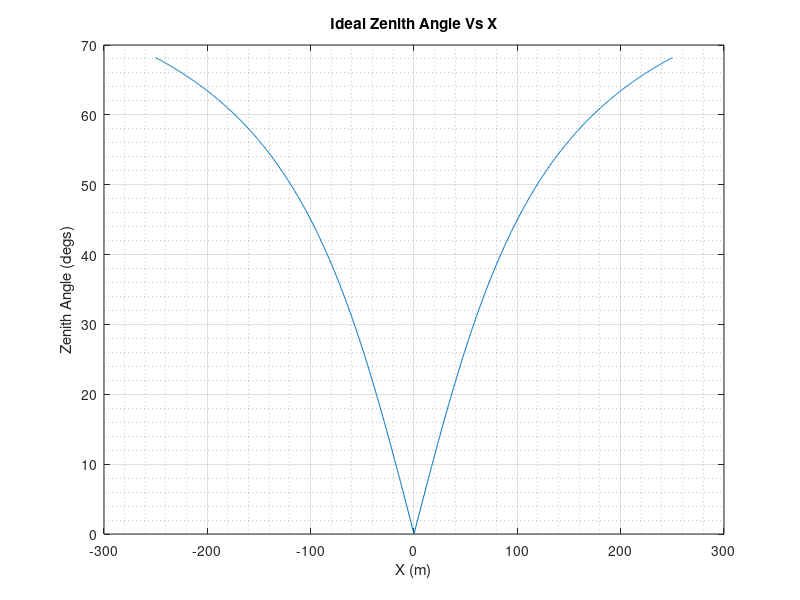
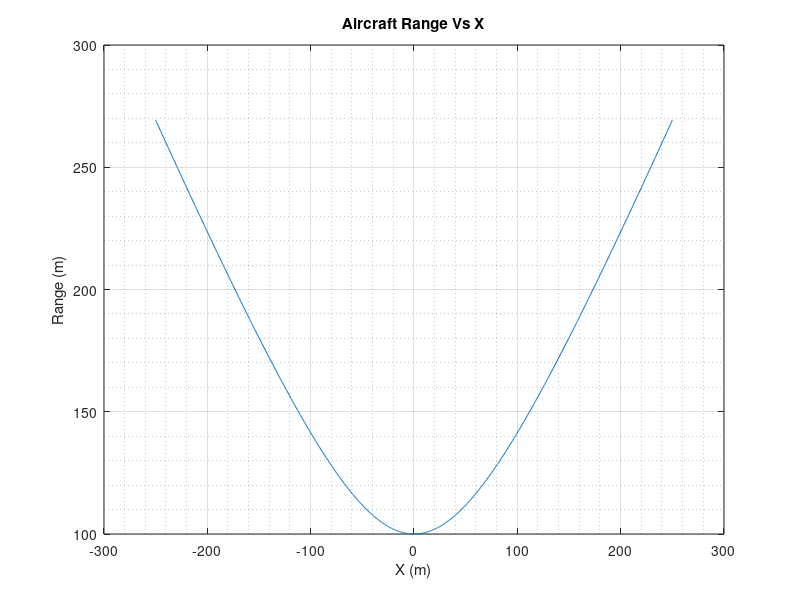
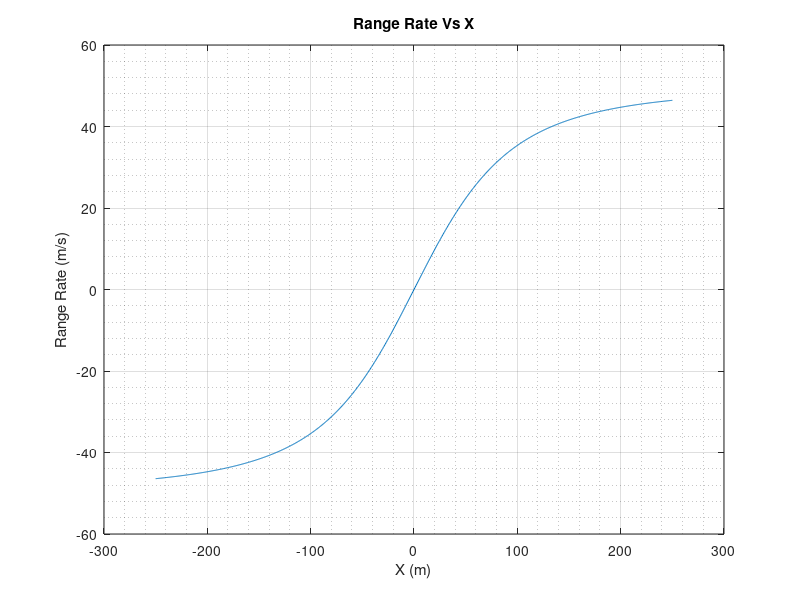

These figures' MATLAB source, in order:
clear all;close all;clc
%Write code to simulate motion of aircraft specified in problem (const.
%altitude and speed,traveling from -x0 to +x0. Compute and plot ideal
%zenith angle, range, and range rate as functions of horizontal position of
%aircraft, x.

%Given/knowns;
v0 = 50; %m/s
x0 = 250; %m
h0 = 100; %m
%Create vector of horizontal ranges
x = linspace(-x0,x0,1000);
%Calculating ideal zenith angle, range, and range rate based off of slide
%17 of lecture 3
for i = 1:numel(x)
    theta(i) = (pi/2) - atan(h0/abs(x(i)));
    R(i) = sqrt(x(i)^2 + h0^2);
    Rdot(i) = (x(i)/(sqrt(x(i)^2 + h0^2)))*v0;
end
theta = theta*(180/pi);
figure
plot(x,theta)
grid on 
grid minor
title('Ideal Zenith Angle Vs X')
xlabel('X (m)')
ylabel('Zenith Angle (degs)')
figure
plot(x,R)
grid on 
grid minor
title('Aircraft Range Vs X')
xlabel('X (m)')
ylabel('Range (m)')
figure
plot(x,Rdot)
grid on 
grid minor
title('Range Rate Vs X')
xlabel('X (m)')
ylabel('Range Rate (m/s)')
